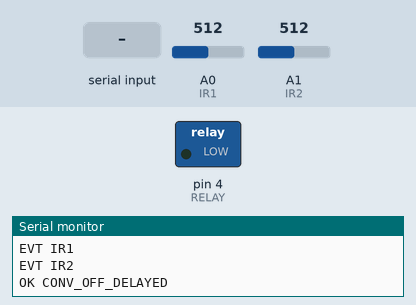
Bench run of a sketch on a simulated Arduino Uno, built with avr-gcc and run on an emulated ATmega328P. Parts: switched loads named in the sketch (green lamp = pin HIGH), the last lines printed to the serial monitor. Inputs (shaded band) come from the test bench; at power-on: A0 (IR1) = 512, A1 (IR2) = 512.

Above: at 1.2 s.
1.3 s: "CONV_ON\n" received over Serial
At 2.1 s:
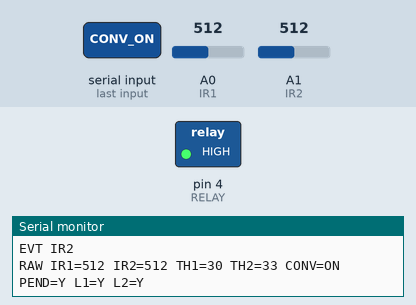
3.8 s: "CONV_OFF\n" received over Serial
5.5 s: "RAWON\n" received over Serial
Timing chart, 0 to 8.5 s (numbered marks = the images above; inputs shaded):
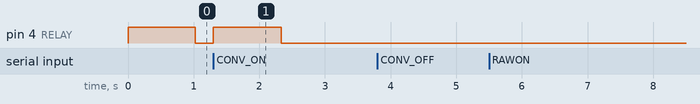

The sketch:

test.ino
```cpp
// =======================================================
// UNO Sensor (TCRT5000 AO)
// IR1=A0, IR2=A1
// Relay IN1=D4
// Serial 115200
//
// - EVT IR1 / EVT IR2 (one-shot per conveyor cycle)
// - Delayed stop 1s after first trigger
// - RAW every 2s
// - Commands: CONV_ON, CONV_OFF, RAWON, RAWOFF, TH1=, TH2=, HIT1=, HIT2=, PING, IDENT
//
// Tuned for your environment:
// TH1=30, TH2=33, HIT1=5, HIT2=8
// =======================================================

const int IR1 = A0;
const int IR2 = A1;
const int RELAY = 4;

const int STOP_LEVEL = LOW;
const int RUN_LEVEL  = HIGH;

// Tuned thresholds
int TH1 = 30;
int TH2 = 33;

// Consecutive hit counts
int HIT1_N = 5;
int HIT2_N = 8;

// Delayed stop
const unsigned long STOP_DELAY_MS = 1000;
bool stop_pending = false;
unsigned long stop_request_time = 0;

// RAW output
bool RAW_ON = true;
unsigned long lastRaw = 0;
const unsigned long RAW_PERIOD_MS = 2000;

// States
bool conveyor_running = true;

// Event lock: prevent EVT spam until CONV_ON resets it
bool evt1_locked = false;
bool evt2_locked = false;

// hit counters
int hit1 = 0;
int hit2 = 0;

void relayRun(bool on) {
  digitalWrite(RELAY, on ? RUN_LEVEL : STOP_LEVEL);
  conveyor_running = on;
}

void scheduleDelayedStop() {
  if (!stop_pending && conveyor_running) {
    stop_pending = true;
    stop_request_time = millis();
  }
}

void handleDelayedStop() {
  if (stop_pending) {
    if (millis() - stop_request_time >= STOP_DELAY_MS) {
      relayRun(false);
      stop_pending = false;
      Serial.println("OK CONV_OFF_DELAYED");
    }
  }
}

void printRaw(int v1, int v2) {
  Serial.print("RAW IR1=");
  Serial.print(v1);
  Serial.print(" IR2=");
  Serial.print(v2);
  Serial.print(" TH1=");
  Serial.print(TH1);
  Serial.print(" TH2=");
  Serial.print(TH2);
  Serial.print(" CONV=");
  Serial.print(conveyor_running ? "ON" : "OFF");
  Serial.print(" PEND=");
  Serial.print(stop_pending ? "Y" : "N");
  Serial.print(" L1=");
  Serial.print(evt1_locked ? "Y" : "N");
  Serial.print(" L2=");
  Serial.println(evt2_locked ? "Y" : "N");
}

void processIR(int v1, int v2) {
  // consecutive hits based on raw > threshold
  hit1 = (v1 > TH1) ? (hit1 + 1) : 0;
  hit2 = (v2 > TH2) ? (hit2 + 1) : 0;

  // fire EVT once per cycle
  if (!evt1_locked && hit1 >= HIT1_N) {
    evt1_locked = true;
    Serial.println("EVT IR1");
    scheduleDelayedStop();
  }

  if (!evt2_locked && hit2 >= HIT2_N) {
    evt2_locked = true;
    Serial.println("EVT IR2");
    scheduleDelayedStop();
  }
}

void handleCommand(String s) {
  s.trim();
  if (s.length() == 0) return;

  if (s == "CONV_ON") {
    relayRun(true);
    stop_pending = false;

    // reset locks + counters for next board
    evt1_locked = false;
    evt2_locked = false;
    hit1 = 0;
    hit2 = 0;

    Serial.println("OK CONV_ON");
    return;
  }

  if (s == "CONV_OFF") {
    relayRun(false);
    stop_pending = false;
    Serial.println("OK CONV_OFF");
    return;
  }

  if (s == "RAWON")  { RAW_ON = true;  Serial.println("OK RAWON");  return; }
  if (s == "RAWOFF") { RAW_ON = false; Serial.println("OK RAWOFF"); return; }

  if (s.startsWith("TH1="))  { TH1 = s.substring(4).toInt(); Serial.println("OK TH1"); return; }
  if (s.startsWith("TH2="))  { TH2 = s.substring(4).toInt(); Serial.println("OK TH2"); return; }

  if (s.startsWith("HIT1=")) { HIT1_N = max(1, s.substring(5).toInt()); Serial.println("OK HIT1"); return; }
  if (s.startsWith("HIT2=")) { HIT2_N = max(1, s.substring(5).toInt()); Serial.println("OK HIT2"); return; }

  if (s == "PING")  { Serial.println("OK PONG"); return; }
  if (s == "IDENT") { Serial.println("OK IR UNO A0/A1 RELAY D4"); return; }

  Serial.print("ERR UNKNOWN: ");
  Serial.println(s);
}

void setup() {
  pinMode(RELAY, OUTPUT);
  relayRun(true);

  Serial.begin(115200);
  Serial.println("OK BOOT");
  Serial.println("OK READY");
}

void loop() {
  int v1 = analogRead(IR1);
  int v2 = analogRead(IR2);

  processIR(v1, v2);
  handleDelayedStop();

  unsigned long now = millis();
  if (RAW_ON && (now - lastRaw >= RAW_PERIOD_MS)) {
    lastRaw = now;
    printRaw(v1, v2);
  }

  if (Serial.available()) {
    String s = Serial.readStringUntil('\n');
    handleCommand(s);
  }

  delay(5);
}
```

Measured:
- after the input at 1.3 s, pin 4 (RELAY): LOW → HIGH at once, → LOW 1.0 s later
